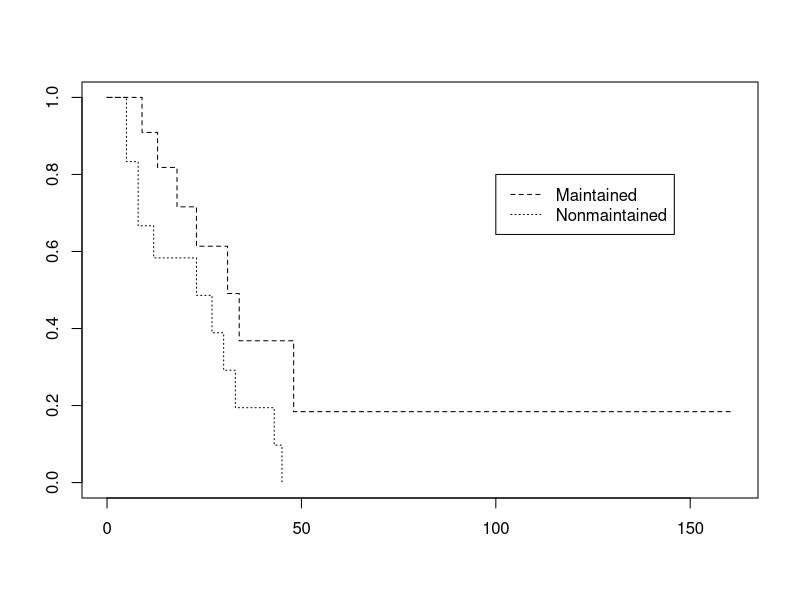
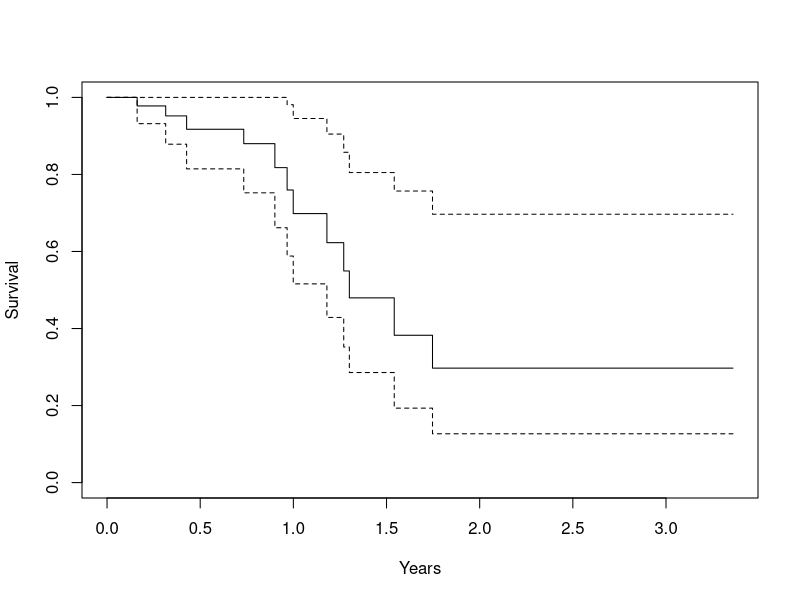
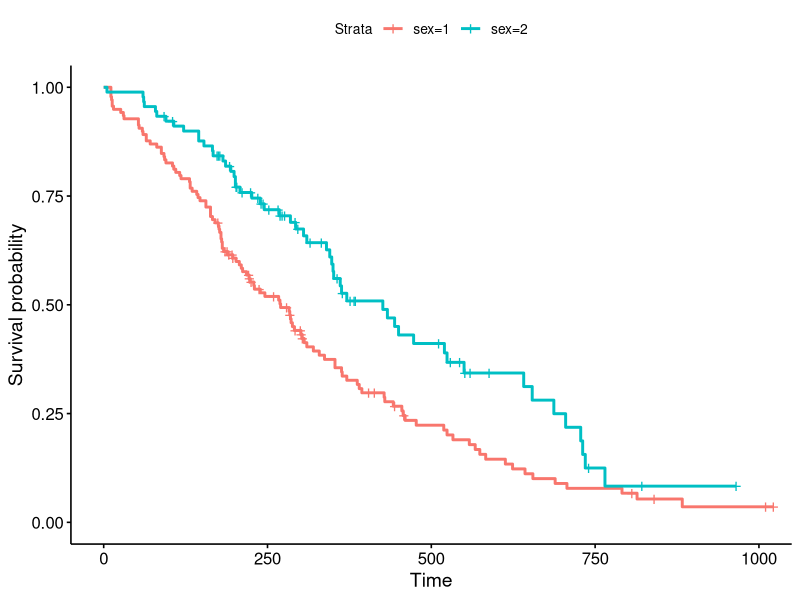
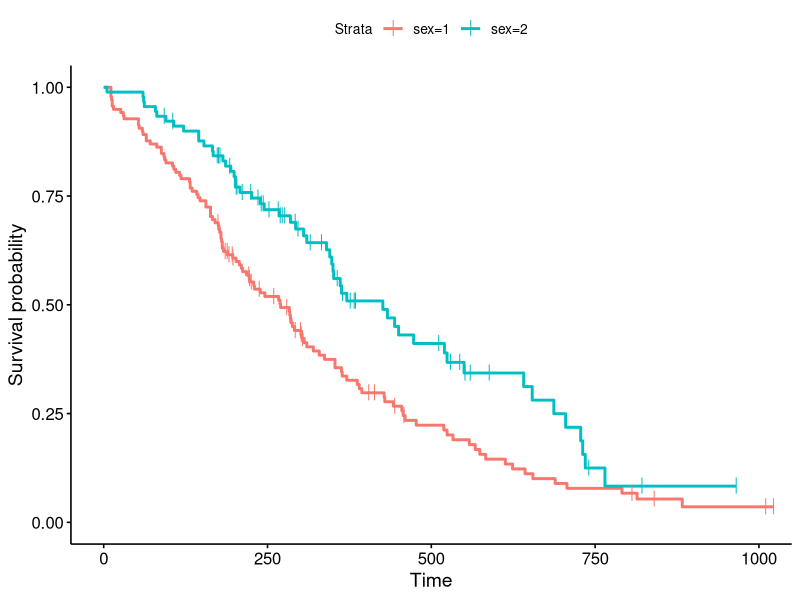
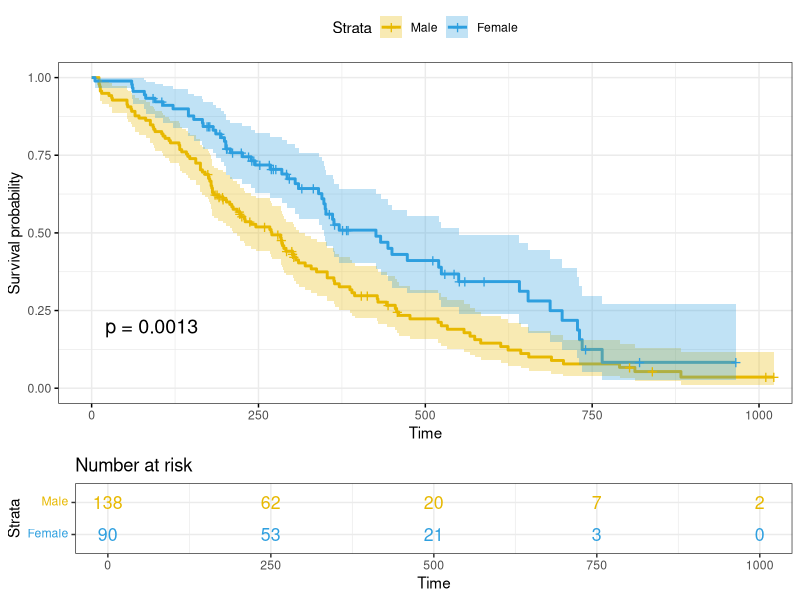

Reproduce these figures in R, in order.
#######################################################################################
# Fitting a Kaplan-Meier and a 
#   Cox proportional hazards model.
#
# survival curves and estimate parameters for a Cox proportional hazards model
#
# adapted from 
# https://stat.ethz.ch/R-manual/R-devel/library/survival/html/survfit.formula.html
#
#######################################################################################


########################################
# Load library
########################################
library(survival)

# aml has data like
# > aml
# time status             x
# 1     9      1    Maintained
# 2    13      1    Maintained
# 3    13      0    Maintained


########################################
# Fit a Kaplan-Meier and plot it 
########################################
fit <- survfit(Surv(time, status) ~ x, data = aml) 
plot(fit, lty = 2:3) 
legend(100, .8, c("Maintained", "Nonmaintained"), lty = 2:3) 

################################################################################
# Fit a Cox proportional hazards model and plot the  
# predicted survival for a 60 year old 
################################################################################
fit <- coxph(Surv(futime, fustat) ~ age, data = ovarian) 
plot(survfit(fit, newdata=data.frame(age=60)),
     xscale=365.25, xlab = "Years", ylab="Survival") 



###########################################
# Better plots for tiem to event analysis
###########################################

# from
# https://rpkgs.datanovia.com/survminer/index.html
# install.packages("survminer")
library("survminer")
fit <- survfit(Surv(time, status) ~ sex, data = lung)

ggsurvplot(fit, data = lung)

ggsurvplot(fit, data = lung, censor.shape="|", censor.size = 4)

ggsurvplot(
          fit, 
          data = lung, 
          size = 1,                 # change line size
          palette = 
            c("#E7B800", "#2E9FDF"),# custom color palettes
          conf.int = TRUE,          # Add confidence interval
          pval = TRUE,              # Add p-value
          risk.table = TRUE,        # Add risk table
          risk.table.col = "strata",# Risk table color by groups
          legend.labs = 
            c("Male", "Female"),    # Change legend labels
          risk.table.height = 0.25, # Useful to change when you have multiple groups
          ggtheme = theme_bw()      # Change ggplot2 theme
)

